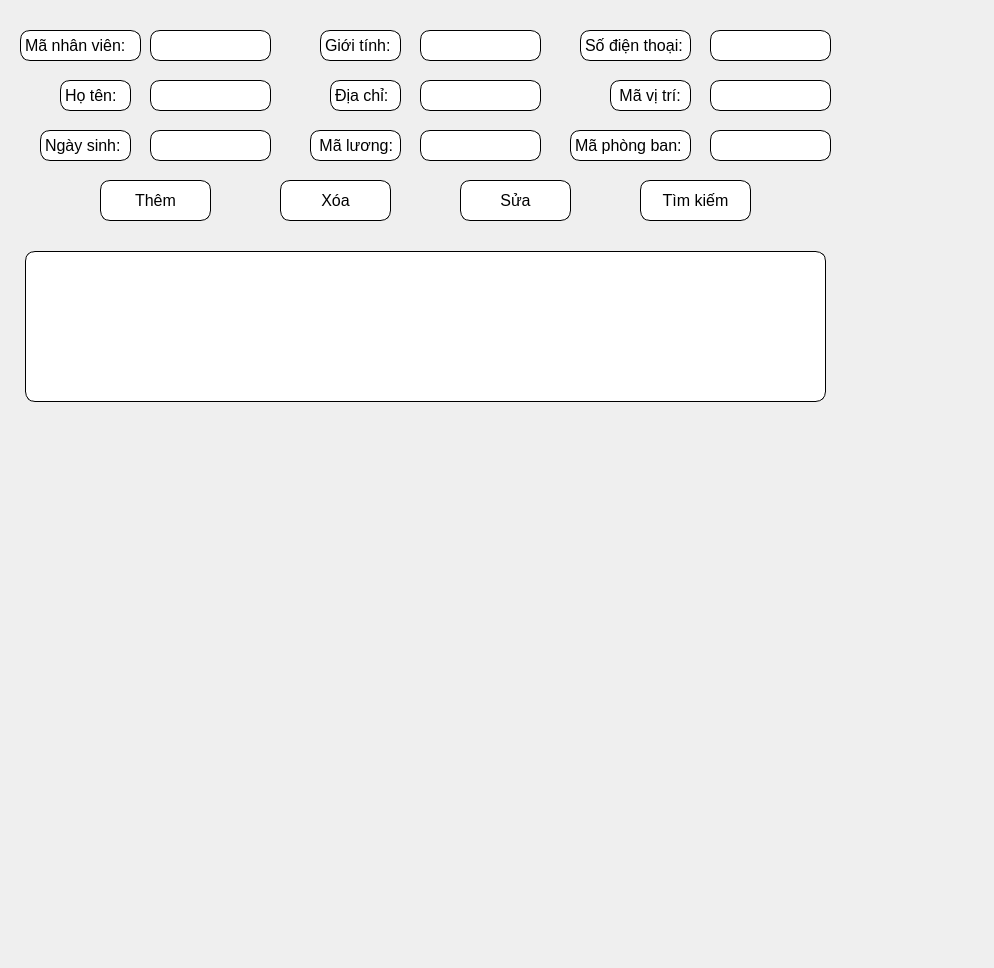
    <widget class="QWidget" name="tab_9">
     <property name="minimumSize">
      <size>
       <width>994</width>
       <height>968</height>
      </size>
     </property>
     <attribute name="title">
      <string>Nhân viên</string>
     </attribute>
     <widget class="QLabel" name="label_36">
      <property name="geometry">
       <rect>
        <x>20</x>
        <y>30</y>
        <width>121</width>
        <height>31</height>
       </rect>
      </property>
      <property name="minimumSize">
       <size>
        <width>121</width>
        <height>31</height>
       </size>
      </property>
      <property name="font">
       <font>
        <pointsize>12</pointsize>
       </font>
      </property>
      <property name="styleSheet">
       <string notr="true">border: 1px solid black;
border-radius: 10px;
background-color: white</string>
      </property>
      <property name="text">
       <string>Mã nhân viên:</string>
      </property>
     </widget>
     <widget class="QLabel" name="label_37">
      <property name="geometry">
       <rect>
        <x>60</x>
        <y>80</y>
        <width>71</width>
        <height>31</height>
       </rect>
      </property>
      <property name="minimumSize">
       <size>
        <width>71</width>
        <height>31</height>
       </size>
      </property>
      <property name="font">
       <font>
        <pointsize>12</pointsize>
       </font>
      </property>
      <property name="styleSheet">
       <string notr="true">border: 1px solid black;
border-radius: 10px;
background-color: white</string>
      </property>
      <property name="text">
       <string>Họ tên:</string>
      </property>
     </widget>
     <widget class="QLabel" name="label_38">
      <property name="geometry">
       <rect>
        <x>40</x>
        <y>130</y>
        <width>91</width>
        <height>31</height>
       </rect>
      </property>
      <property name="minimumSize">
       <size>
        <width>91</width>
        <height>31</height>
       </size>
      </property>
      <property name="font">
       <font>
        <pointsize>12</pointsize>
       </font>
      </property>
      <property name="styleSheet">
       <string notr="true">border: 1px solid black;
border-radius: 10px;
background-color: white</string>
      </property>
      <property name="text">
       <string>Ngày sinh:</string>
      </property>
     </widget>
     <widget class="QLabel" name="label_39">
      <property name="geometry">
       <rect>
        <x>320</x>
        <y>30</y>
        <width>81</width>
        <height>31</height>
       </rect>
      </property>
      <property name="minimumSize">
       <size>
        <width>81</width>
        <height>31</height>
       </size>
      </property>
      <property name="font">
       <font>
        <pointsize>12</pointsize>
       </font>
      </property>
      <property name="styleSheet">
       <string notr="true">border: 1px solid black;
border-radius: 10px;
background-color: white</string>
      </property>
      <property name="text">
       <string>Giới tính: </string>
      </property>
     </widget>
     <widget class="QLabel" name="label_40">
      <property name="geometry">
       <rect>
        <x>330</x>
        <y>80</y>
        <width>71</width>
        <height>31</height>
       </rect>
      </property>
      <property name="minimumSize">
       <size>
        <width>71</width>
        <height>31</height>
       </size>
      </property>
      <property name="font">
       <font>
        <pointsize>12</pointsize>
       </font>
      </property>
      <property name="styleSheet">
       <string notr="true">border: 1px solid black;
border-radius: 10px;
background-color: white</string>
      </property>
      <property name="text">
       <string>Địa chỉ:</string>
      </property>
     </widget>
     <widget class="QLabel" name="label_41">
      <property name="geometry">
       <rect>
        <x>310</x>
        <y>130</y>
        <width>91</width>
        <height>31</height>
       </rect>
      </property>
      <property name="sizePolicy">
       <sizepolicy hsizetype="Preferred" vsizetype="Preferred">
        <horstretch>0</horstretch>
        <verstretch>0</verstretch>
       </sizepolicy>
      </property>
      <property name="minimumSize">
       <size>
        <width>91</width>
        <height>31</height>
       </size>
      </property>
      <property name="font">
       <font>
        <pointsize>12</pointsize>
       </font>
      </property>
      <property name="styleSheet">
       <string notr="true">border: 1px solid black;
border-radius: 10px;
background-color: white</string>
      </property>
      <property name="text">
       <string> Mã lương:</string>
      </property>
     </widget>
     <widget class="QLabel" name="label_42">
      <property name="geometry">
       <rect>
        <x>570</x>
        <y>130</y>
        <width>121</width>
        <height>31</height>
       </rect>
      </property>
      <property name="minimumSize">
       <size>
        <width>121</width>
        <height>31</height>
       </size>
      </property>
      <property name="font">
       <font>
        <pointsize>12</pointsize>
       </font>
      </property>
      <property name="styleSheet">
       <string notr="true">border: 1px solid black;
border-radius: 10px;
background-color: white</string>
      </property>
      <property name="text">
       <string>Mã phòng ban:</string>
      </property>
     </widget>
     <widget class="QLabel" name="label_43">
      <property name="geometry">
       <rect>
        <x>610</x>
        <y>80</y>
        <width>81</width>
        <height>31</height>
       </rect>
      </property>
      <property name="minimumSize">
       <size>
        <width>81</width>
        <height>31</height>
       </size>
      </property>
      <property name="font">
       <font>
        <pointsize>12</pointsize>
       </font>
      </property>
      <property name="styleSheet">
       <string notr="true">border: 1px solid black;
border-radius: 10px;
background-color: white</string>
      </property>
      <property name="text">
       <string> Mã vị trí:</string>
      </property>
     </widget>
     <widget class="QLabel" name="label_44">
      <property name="geometry">
       <rect>
        <x>580</x>
        <y>30</y>
        <width>111</width>
        <height>31</height>
       </rect>
      </property>
      <property name="minimumSize">
       <size>
        <width>111</width>
        <height>31</height>
       </size>
      </property>
      <property name="font">
       <font>
        <pointsize>12</pointsize>
       </font>
      </property>
      <property name="styleSheet">
       <string notr="true">border: 1px solid black;
border-radius: 10px;
background-color: white</string>
      </property>
      <property name="text">
       <string>Số điện thoại:</string>
      </property>
     </widget>
     <widget class="QLineEdit" name="input_id_employee">
      <property name="geometry">
       <rect>
        <x>150</x>
        <y>30</y>
        <width>121</width>
        <height>31</height>
       </rect>
      </property>
      <property name="minimumSize">
       <size>
        <width>121</width>
        <height>31</height>
       </size>
      </property>
      <property name="font">
       <font>
        <pointsize>12</pointsize>
       </font>
      </property>
      <property name="styleSheet">
       <string notr="true">border: 1px solid black;
border-radius: 10px;
background-color: white</string>
      </property>
     </widget>
     <widget class="QLineEdit" name="input_name_employee">
      <property name="geometry">
       <rect>
        <x>150</x>
        <y>80</y>
        <width>121</width>
        <height>31</height>
       </rect>
      </property>
      <property name="minimumSize">
       <size>
        <width>121</width>
        <height>31</height>
       </size>
      </property>
      <property name="font">
       <font>
        <pointsize>12</pointsize>
       </font>
      </property>
      <property name="styleSheet">
       <string notr="true">border: 1px solid black;
border-radius: 10px;
background-color: white</string>
      </property>
     </widget>
     <widget class="QLineEdit" name="input_sex_employee">
      <property name="geometry">
       <rect>
        <x>420</x>
        <y>30</y>
        <width>121</width>
        <height>31</height>
       </rect>
      </property>
      <property name="minimumSize">
       <size>
        <width>121</width>
        <height>31</height>
       </size>
      </property>
      <property name="font">
       <font>
        <pointsize>12</pointsize>
       </font>
      </property>
      <property name="styleSheet">
       <string notr="true">border: 1px solid black;
border-radius: 10px;
background-color: white</string>
      </property>
     </widget>
     <widget class="QLineEdit" name="input_address_employee">
      <property name="geometry">
       <rect>
        <x>420</x>
        <y>80</y>
        <width>121</width>
        <height>31</height>
       </rect>
      </property>
      <property name="minimumSize">
       <size>
        <width>121</width>
        <height>31</height>
       </size>
      </property>
      <property name="font">
       <font>
        <pointsize>12</pointsize>
       </font>
      </property>
      <property name="styleSheet">
       <string notr="true">border: 1px solid black;
border-radius: 10px;
background-color: white</string>
      </property>
     </widget>
     <widget class="QLineEdit" name="input_pn_employee">
      <property name="geometry">
       <rect>
        <x>710</x>
        <y>30</y>
        <width>121</width>
        <height>31</height>
       </rect>
      </property>
      <property name="minimumSize">
       <size>
        <width>121</width>
        <height>31</height>
       </size>
      </property>
      <property name="font">
       <font>
        <pointsize>12</pointsize>
       </font>
      </property>
      <property name="styleSheet">
       <string notr="true">border: 1px solid black;
border-radius: 10px;
background-color: white</string>
      </property>
     </widget>
     <widget class="QLineEdit" name="input_id_position_employee">
      <property name="geometry">
       <rect>
        <x>710</x>
        <y>80</y>
        <width>121</width>
        <height>31</height>
       </rect>
      </property>
      <property name="minimumSize">
       <size>
        <width>121</width>
        <height>31</height>
       </size>
      </property>
      <property name="font">
       <font>
        <pointsize>12</pointsize>
       </font>
      </property>
      <property name="styleSheet">
       <string notr="true">border: 1px solid black;
border-radius: 10px;
background-color: white</string>
      </property>
     </widget>
     <widget class="QLineEdit" name="input_id_department_employee">
      <property name="geometry">
       <rect>
        <x>710</x>
        <y>130</y>
        <width>121</width>
        <height>31</height>
       </rect>
      </property>
      <property name="minimumSize">
       <size>
        <width>121</width>
        <height>31</height>
       </size>
      </property>
      <property name="font">
       <font>
        <pointsize>12</pointsize>
       </font>
      </property>
      <property name="styleSheet">
       <string notr="true">border: 1px solid black;
border-radius: 10px;
background-color: white</string>
      </property>
     </widget>
     <widget class="QLineEdit" name="input_id_salary_employee">
      <property name="geometry">
       <rect>
        <x>420</x>
        <y>130</y>
        <width>121</width>
        <height>31</height>
       </rect>
      </property>
      <property name="minimumSize">
       <size>
        <width>121</width>
        <height>31</height>
       </size>
      </property>
      <property name="font">
       <font>
        <pointsize>12</pointsize>
       </font>
      </property>
      <property name="styleSheet">
       <string notr="true">border: 1px solid black;
border-radius: 10px;
background-color: white</string>
      </property>
     </widget>
     <widget class="QPushButton" name="button_insert_employee">
      <property name="geometry">
       <rect>
        <x>100</x>
        <y>180</y>
        <width>111</width>
        <height>41</height>
       </rect>
      </property>
      <property name="minimumSize">
       <size>
        <width>111</width>
        <height>41</height>
       </size>
      </property>
      <property name="font">
       <font>
        <pointsize>12</pointsize>
       </font>
      </property>
      <property name="styleSheet">
       <string notr="true">border: 1px solid black;
border-radius: 10px;
background-color: white</string>
      </property>
      <property name="text">
       <string>Thêm</string>
      </property>
     </widget>
     <widget class="QPushButton" name="button_find_employee">
      <property name="geometry">
       <rect>
        <x>640</x>
        <y>180</y>
        <width>111</width>
        <height>41</height>
       </rect>
      </property>
      <property name="minimumSize">
       <size>
        <width>111</width>
        <height>41</height>
       </size>
      </property>
      <property name="font">
       <font>
        <pointsize>12</pointsize>
       </font>
      </property>
      <property name="styleSheet">
       <string notr="true">border: 1px solid black;
border-radius: 10px;
background-color: white</string>
      </property>
      <property name="text">
       <string>Tìm kiếm</string>
      </property>
     </widget>
     <widget class="QPushButton" name="button_delete_employee">
      <property name="geometry">
       <rect>
        <x>280</x>
        <y>180</y>
        <width>111</width>
        <height>41</height>
       </rect>
      </property>
      <property name="minimumSize">
       <size>
        <width>111</width>
        <height>41</height>
       </size>
      </property>
      <property name="font">
       <font>
        <pointsize>12</pointsize>
       </font>
      </property>
      <property name="styleSheet">
       <string notr="true">border: 1px solid black;
border-radius: 10px;
background-color: white</string>
      </property>
      <property name="text">
       <string>Xóa</string>
      </property>
     </widget>
     <widget class="QPushButton" name="button_update_employee">
      <property name="geometry">
       <rect>
        <x>460</x>
        <y>180</y>
        <width>111</width>
        <height>41</height>
       </rect>
      </property>
      <property name="minimumSize">
       <size>
        <width>111</width>
        <height>41</height>
       </size>
      </property>
      <property name="font">
       <font>
        <pointsize>12</pointsize>
       </font>
      </property>
      <property name="styleSheet">
       <string notr="true">border: 1px solid black;
border-radius: 10px;
background-color: white</string>
      </property>
      <property name="text">
       <string>Sửa</string>
      </property>
     </widget>
     <widget class="QLineEdit" name="input_birthday_employee">
      <property name="geometry">
       <rect>
        <x>150</x>
        <y>130</y>
        <width>121</width>
        <height>31</height>
       </rect>
      </property>
      <property name="minimumSize">
       <size>
        <width>121</width>
        <height>31</height>
       </size>
      </property>
      <property name="font">
       <font>
        <pointsize>12</pointsize>
       </font>
      </property>
      <property name="styleSheet">
       <string notr="true">border: 1px solid black;
border-radius: 10px;
background-color: white</string>
      </property>
     </widget>
     <widget class="QTableView" name="table_employee_view">
      <property name="geometry">
       <rect>
        <x>25</x>
        <y>251</y>
        <width>801</width>
        <height>151</height>
       </rect>
      </property>
      <property name="styleSheet">
       <string notr="true">background-color: white;
border-radius: 10px;
border: 1px solid black;</string>
      </property>
     </widget>
    </widget>
